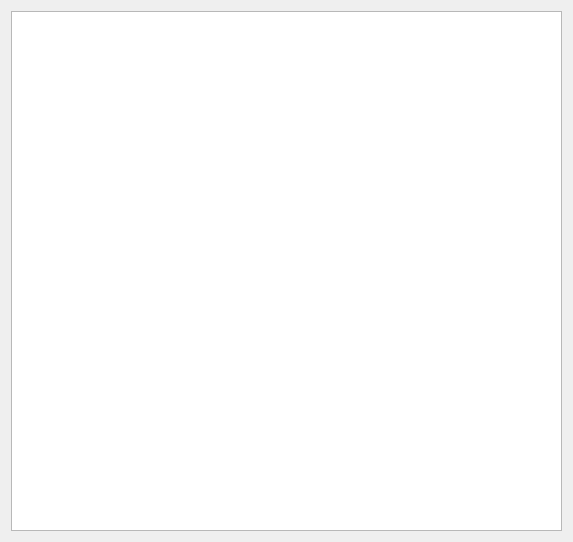
<?xml version="1.0" encoding="UTF-8"?>
<ui version="4.0">
 <class>listWidget</class>
 <widget class="QWidget" name="listWidget">
  <property name="geometry">
   <rect>
    <x>0</x>
    <y>0</y>
    <width>573</width>
    <height>542</height>
   </rect>
  </property>
  <property name="windowTitle">
   <string>Listado de Coñas</string>
  </property>
  <layout class="QGridLayout" name="gridLayout">
   <item row="0" column="0">
    <widget class="QListWidget" name="listWidget_2"/>
   </item>
  </layout>
 </widget>
 <resources/>
 <connections/>
</ui>
